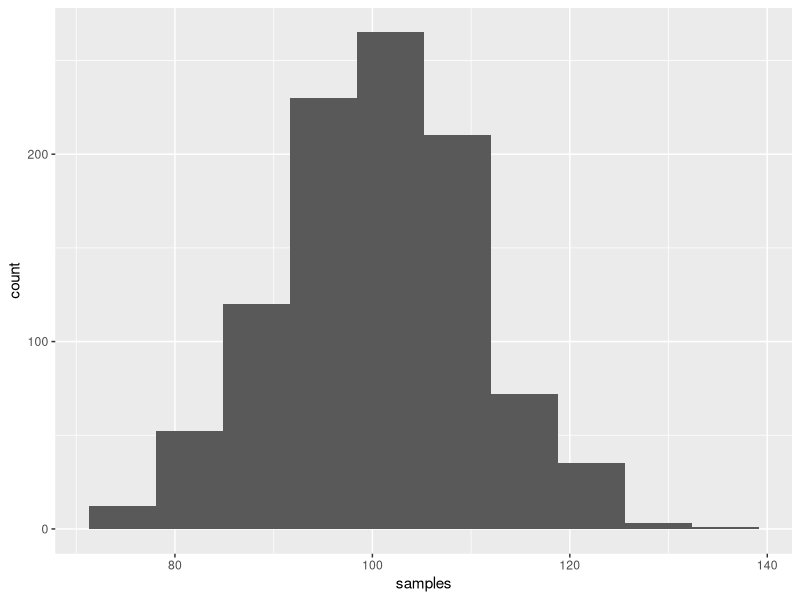

Generate this figure with R: (Note: this script raises an error after producing the figure.)
## ---- chunk 1
library(tidyverse)
set.seed(12345)
## ---- chunk 2
mySamples <- rnorm(1000,mean = 100, sd = 10)
mySampleDf <- tibble(samples = mySamples)
## ---- chunk 3
ggplot(mySampleDf,aes(samples)) +
  geom_histogram(bins=10)
## ---- chunk 4
mySampleDf %>% 
  summarise(myMean = mean(samples),
            mySd = sd(samples))
## ---- chunk 5
mySampleDf %>% 
  mutate(samples = samples + 10) %>%
  summarise(myMean = mean(samples),
            mySd = sd(samples))

## ---- chunk 6
mySampleDf %>% 
  mutate(samples = samples*2) %>%
  summarise(myMean = mean(samples),
            mySd = sd(samples))


## ---- chunk 7
myIntegers <- sample.int(20,size = 10,
                         replace = FALSE)
myIntegerDf <- tibble(samples = myIntegers)
## ---- chunk 8
myIntegerSampleNoReplace <- myIntegerDf %>%
  sample_n(8,replace = FALSE)
unique(myIntegerSampleNoReplace)

## ---- chunk 9
myIntegerSampleNoReplace <- myIntegerDf %>%
  sample_n(30,replace = FALSE)

## ---- chunk 10
myIntegerSampleWithReplace <- myIntegerDf %>%
  sample_n(30,replace = TRUE)

## ---- chunk 11
testData <- c(1,2,3,4)

testDataMean <- mean(testData)

testDataMean

## ---- chunk 12
# THIS IS BAD FORM!

sse1 <- sum((testData[1] - testData)^2)

sse2 <- sum((testData[2] - testData)^2)

sse3 <- sum((testData[3] - testData)^2)

sse4 <- sum((testData[4] - testData)^2)

## ---- chunk 13

sseMean <- sum((testDataMean - testData)^2)
## ---- chunk 14
myNormalSamples <- rnorm(10000)
myNormalSamplesDf <- tibble(
  samples = myNormalSamples)
## ---- chunk 15
ggplot(myNormalSamplesDf,aes(samples)) +
  geom_histogram(bins=50)
## ---- chunk 16

ggplot(myNormalSamplesDf,aes(samples)) +
  stat_ecdf()
  
## ---- chunk 17

## ---- chunk 18
myMean <- mean(myNormalSamplesDf$samples)
mySd <- sd(myNormalSamplesDf$samples)

myNormalSamplesDf <- myNormalSamplesDf %>%
  mutate(lessthan1sd = samples < (myMean - mySd),
         greaterthan1sd = samples > (myMean + mySd),
         inside1sd = !lessthan1sd & !greaterthan1sd)

mean(myNormalSamplesDf$inside1sd)
## ---- chunk 19

## ---- chunk 20

## ---- chunk 21

## ---- chunk 22

## ---- chunk 23

## ---- chunk 24

## ---- chunk 25

## ---- chunk 26

## ---- chunk 27

